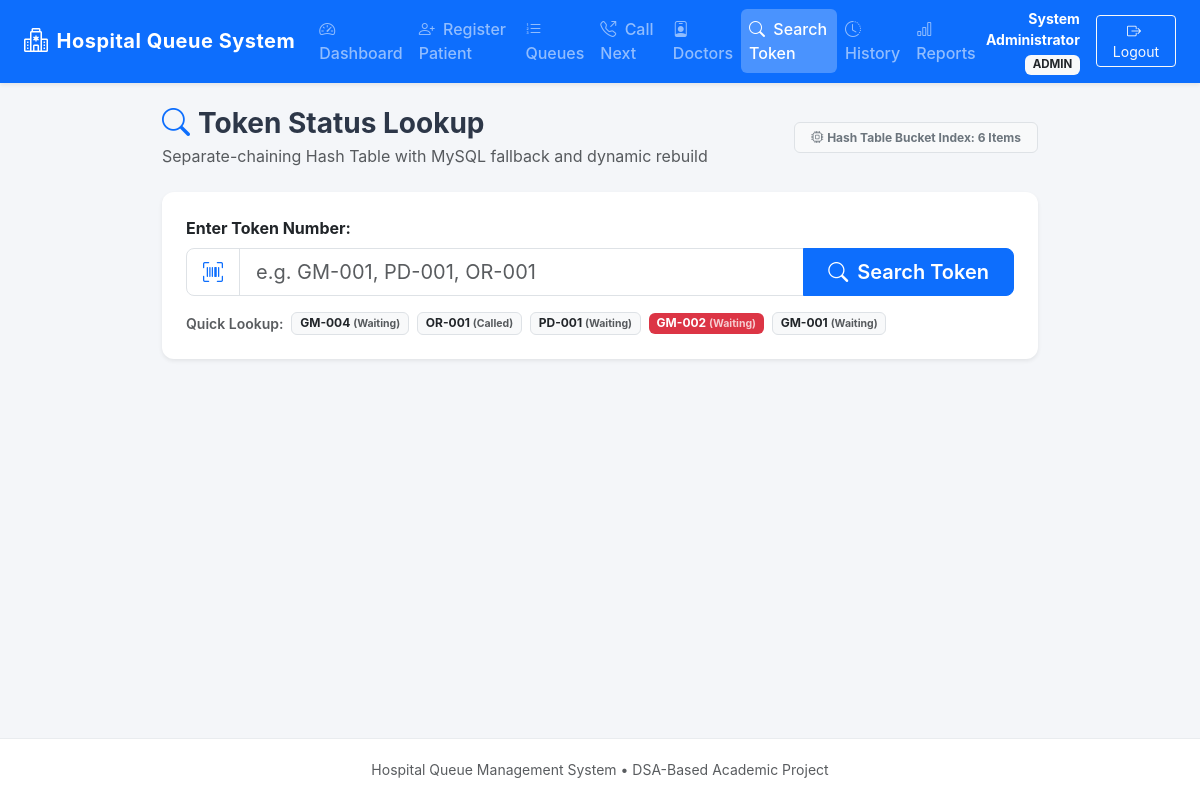
Page /modules/search.php (signed in) on the committed database.
### tables this page shows
CREATE TABLE IF NOT EXISTS `queue_entries` (
    `queue_id` INT AUTO_INCREMENT PRIMARY KEY,
    `patient_id` INT NOT NULL,
    `department_id` INT NOT NULL,
    `doctor_id` INT NULL,
    `token_number` VARCHAR(30) NOT NULL UNIQUE,
    `urgency_level` TINYINT NULL,
    `queue_type` ENUM('Normal', 'Emergency') NOT NULL DEFAULT 'Normal',
    `arrival_time` DATETIME NOT NULL DEFAULT CURRENT_TIMESTAMP,
    `status` ENUM('Waiting', 'Called', 'In Consultation', 'Completed', 'Cancelled') NOT NULL DEFAULT 'Waiting',
    CONSTRAINT `fk_queue_patient` FOREIGN KEY (`patient_id`) 
        REFERENCES `patients`(`patient_id`) 
        ON DELETE RESTRICT ON UPDATE CASCADE,
    CONSTRAINT `fk_queue_department` FOREIGN KEY (`department_id`) 
        REFERENCES `departments`(`department_id`) 
        ON DELETE RESTRICT ON UPDATE CASCADE,
    CONSTRAINT `fk_queue_doctor` FOREIGN KEY (`doctor_id`) 
        REFERENCES `doctors`(`doctor_id`) 
        ON DELETE SET NULL ON UPDATE CASCADE,
    INDEX `idx_queue_department_status` (`department_id`, `status`, `arrival_time`)
);

### config/auth.php (called while the page is built, shortened)
<?php
function isLoggedIn(): bool {
    return !empty($_SESSION['user_id']) && !empty($_SESSION['username']) && !empty($_SESSION['role']);
}
function hasRole(string|array $allowedRoles): bool {
    $currentRole = $_SESSION['role'] ?? '';
    if ($currentRole === 'admin') {
        return true;
    }
    return $currentRole === $allowedRoles;
}
function currentUser(): ?array {
    return [
        'user_id'   => $_SESSION['user_id'],
        'username'  => $_SESSION['username'],
        'role'      => $_SESSION['role'],
        'full_name' => $_SESSION['full_name'] ?? $_SESSION['username']
    ];
}

### classes/HashTable.php (called while the page is built, shortened)
<?php
class HashTable {
    private int $capacity;
    private int $count = 0;
    public function __construct(int $capacity = 64) {
        $this->capacity = max(16, $capacity);
    }
    private function hash(string $key): int {
        $cleanKey = strtoupper(trim($key));
        $hashVal = 0;
        $len = strlen($cleanKey);
        for ($i = 0; $i < $len; $i++) {
            $hashVal = ($hashVal * 31 + ord($cleanKey[$i])) % $this->capacity;
        }
        return abs($hashVal);
    }
    private function normalizeKey(string $key): string {
        return strtoupper(trim($key));
    }
    public function insert(string $key, mixed $value): void {
        $normKey = $this->normalizeKey($key);
        $index = $this->hash($normKey);
        $this->count++;
    }
    public function getCount(): int {
        return $this->count;
    }
}

### classes/QueueRebuilder.php (called while the page is built, shortened)
<?php
require_once __DIR__ . '/HashTable.php';
class QueueRebuilder {
    public static function rebuildHashTable(PDO $pdo, ?int $departmentId = null, int $capacity = 128): HashTable {
        $hashTable = new HashTable($capacity);
        $sql = "
            SELECT
                q.queue_id,
                q.patient_id,
                q.department_id,
                q.doctor_id,
                q.token_number,
                q.urgency_level,
                q.queue_type,
                q.arrival_time,
                q.status,
                p.name AS patient_name,
                p.age,
                p.gender,
                p.phone,
                d.department_name,
                d.department_code,
                doc.name AS doctor_name
            FROM queue_entries q
            JOIN patients p ON q.patient_id = p.patient_id
            JOIN departments d ON q.department_id = d.department_id
            LEFT JOIN doctors doc ON q.doctor_id = doc.doctor_id
        ";
        if ($departmentId !== null) {
            $sql .= " WHERE q.department_id = :dept_id";
            $stmt = $pdo->prepare($sql);
            $stmt->execute([':dept_id' => $departmentId]);
        } else {
            $stmt = $pdo->query($sql);
        }
        while ($row = $stmt->fetch()) {
            $tokenKey = strtoupper(trim($row['token_number']));
            $hashTable->insert($tokenKey, $row);
        }
        return $hashTable;
    }
}

### modules/search.php (the view, shortened to what this page needs)
<?php
require_once __DIR__ . '/../config/database.php';
require_once __DIR__ . '/../config/auth.php';
require_once __DIR__ . '/../classes/HashTable.php';
require_once __DIR__ . '/../classes/QueueRebuilder.php';
$user = currentUser();
$userRole = $user['role'];
$userName = $user['full_name'];
$pdo = getDBConnection();
$hashTable = QueueRebuilder::rebuildHashTable($pdo);
$searchTerm = strtoupper(trim($_GET['token'] ?? ''));
$activeTokensStmt = $pdo->query("
    SELECT token_number, status, queue_type, urgency_level
    FROM queue_entries
    WHERE status IN ('Waiting', 'Called', 'In Consultation')
    ORDER BY arrival_time DESC
    LIMIT 8
");
$activeTokens = $activeTokensStmt->fetchAll();
?>
<!DOCTYPE html>
<html lang="en">
<head>
    <link href="https://cdn.jsdelivr.net/npm/bootstrap@5.3.2/dist/css/bootstrap.min.css" rel="stylesheet">
    <link href="https://cdn.jsdelivr.net/npm/bootstrap-icons@1.11.2/font/bootstrap-icons.min.css" rel="stylesheet">
    <link rel="stylesheet" href="../assets/css/style.css">
</head>
<body>
    <nav class="navbar navbar-expand-lg navbar-dark bg-primary shadow-sm sticky-top">
        <div class="container-fluid px-4">
            <a class="navbar-brand d-flex align-items-center" href="../dashboard.php">
                <i class="bi bi-hospital me-2 fs-4"></i>
                <span class="fw-bold">Hospital Queue System</span>
            </a>
            <div class="collapse navbar-collapse" id="navbarMain">
                <ul class="navbar-nav me-auto mb-2 mb-lg-0">
                    <li class="nav-item"><a class="nav-link" href="../dashboard.php"><i class="bi bi-speedometer2 me-1"></i> Dashboard</a></li>
                    <?php if (hasRole(['admin', 'receptionist'])): ?>
                        <li class="nav-item"><a class="nav-link" href="add_patient.php"><i class="bi bi-person-plus me-1"></i> Register Patient</a></li>
                    <?php endif; ?>
                    <li class="nav-item"><a class="nav-link" href="queue.php"><i class="bi bi-list-ol me-1"></i> Queues</a></li>
                    <?php if (hasRole(['admin', 'operator'])): ?>
                        <li class="nav-item"><a class="nav-link" href="call_patient.php"><i class="bi bi-telephone-outbound me-1"></i> Call Next</a></li>
                        <li class="nav-item"><a class="nav-link" href="doctors.php"><i class="bi bi-person-badge me-1"></i> Doctors</a></li>
                    <?php endif; ?>
                    <li class="nav-item"><a class="nav-link active" href="search.php"><i class="bi bi-search me-1"></i> Search Token</a></li>
                    <li class="nav-item"><a class="nav-link" href="history.php"><i class="bi bi-clock-history me-1"></i> History</a></li>
                    <?php if (hasRole('admin')): ?>
                        <li class="nav-item"><a class="nav-link" href="reports.php"><i class="bi bi-bar-chart me-1"></i> Reports</a></li>
                    <?php endif; ?>
                </ul>
                <div class="d-flex align-items-center gap-3">
                    <div class="text-white text-end d-none d-md-block">
                        <div class="fw-bold small"><?= htmlspecialchars($userName, ENT_QUOTES, 'UTF-8') ?></div>
                        <span class="badge bg-light text-dark text-uppercase" style="font-size: 0.72rem;"><?= htmlspecialchars($userRole, ENT_QUOTES, 'UTF-8') ?></span>
                    </div>
                    <form action="../logout.php" method="POST" class="d-inline m-0">
                        <button type="submit" class="btn btn-outline-light btn-sm px-3" data-confirm="Are you sure you want to log out?">
                            <i class="bi bi-box-arrow-right me-1"></i> Logout
                        </button>
                    </form>
                </div>
            </div>
        </div>
    </nav>
    <main class="container py-4" style="max-width: 900px;">
        <div class="d-flex justify-content-between align-items-center mb-4 flex-wrap gap-2">
            <div>
                <h3 class="fw-bold mb-1"><i class="bi bi-search text-primary me-2"></i>Token Status Lookup</h3>
                <p class="text-muted mb-0">Separate-chaining Hash Table with MySQL fallback and dynamic rebuild</p>
            </div>
            <div class="d-flex gap-2 align-items-center">
                <span class="badge bg-light text-secondary border px-3 py-2">
                    <i class="bi bi-cpu me-1"></i>Hash Table Bucket Index: <?= (int)$hashTable->getCount() ?> Items
                </span>
            </div>
        </div>
        <div class="card shadow-sm mb-4">
            <div class="card-body p-4">
                <form method="GET" action="search.php" class="mb-3">
                    <label for="tokenInput" class="form-label fw-bold">Enter Token Number:</label>
                    <div class="input-group input-group-lg">
                        <span class="input-group-text bg-white"><i class="bi bi-upc-scan text-primary"></i></span>
                        <input type="text" class="form-control" id="tokenInput" name="token" placeholder="e.g. GM-001, PD-001, OR-001" value="<?= htmlspecialchars($searchTerm, ENT_QUOTES, 'UTF-8') ?>" required autofocus>
                        <button class="btn btn-primary px-4 fw-semibold" type="submit">
                            <i class="bi bi-search me-1"></i> Search Token
                        </button>
                    </div>
                </form>
                <?php if (!empty($activeTokens)): ?>
                    <div class="d-flex align-items-center gap-2 flex-wrap">
                        <span class="text-muted small fw-semibold">Quick Lookup:</span>
                        <?php foreach ($activeTokens as $at): ?>
                            <a href="search.php?token=<?= urlencode($at['token_number']) ?>" class="badge text-decoration-none <?= $at['queue_type'] === 'Emergency' ? 'bg-danger text-white' : 'bg-light text-dark border' ?>">
                                <?= htmlspecialchars($at['token_number'], ENT_QUOTES, 'UTF-8') ?>
                                <small class="opacity-75">(<?= htmlspecialchars($at['status'], ENT_QUOTES, 'UTF-8') ?>)</small>
                            </a>
                        <?php endforeach; ?>
                    </div>
                <?php endif; ?>
            </div>
        </div>
    </main>
    <footer class="mt-auto">
        <div class="container text-center">
            <span class="text-muted">Hospital Queue Management System &bull; DSA-Based Academic Project</span>
        </div>
    </footer>
</body>
</html>

### assets/css/style.css (style rules this page uses)
:root { --primary-color: #0d6efd; --primary-dark: #0a58ca; --secondary-color: #6c757d; --success-color: #198754; --danger-color: #dc3545; --warning-color: #ffc107; --info-color: #0dcaf0; --light-bg: #f8fafc; --card-shadow: 0 0.125rem 0.35rem rgba(0, 0, 0, 0.06); --hover-shadow: 0 0.5rem 1.25rem rgba(0, 0, 0, 0.10); }
body { background-color: #f4f6f9; font-family: -apple-system, BlinkMacSystemFont, "Segoe UI", Roboto, "Helvetica Neue", Arial, sans-serif; color: #2d3748; min-height: 100vh; display: flex; flex-direction: column; }
.navbar-brand { font-weight: 700; letter-spacing: 0.5px; }
.navbar .nav-link { font-weight: 500; padding: 0.5rem 0.85rem; border-radius: 0.375rem; transition: background-color 0.15s ease-in-out, color 0.15s ease-in-out; }
.navbar .nav-link.active { background-color: rgba(255, 255, 255, 0.25); }
.card { border: none; border-radius: 0.75rem; box-shadow: var(--card-shadow); transition: box-shadow 0.2s ease, transform 0.2s ease; background-color: #ffffff; }
footer { margin-top: auto; background-color: #ffffff; border-top: 1px solid #e9ecef; padding: 1.25rem 0; color: #6c757d; font-size: 0.875rem; }

### rows in the picture
queue_entries: token_number "GM-004", status "Waiting"
queue_entries: token_number "OR-001", status "Called"
queue_entries: token_number "PD-001", status "Waiting"
queue_entries: token_number "GM-002", status "Waiting"
queue_entries: token_number "GM-001", status "Waiting"

### other values in the picture
$userName "System Administrator"
$userRole "ADMIN"
$hashTable->getCount() "6"
